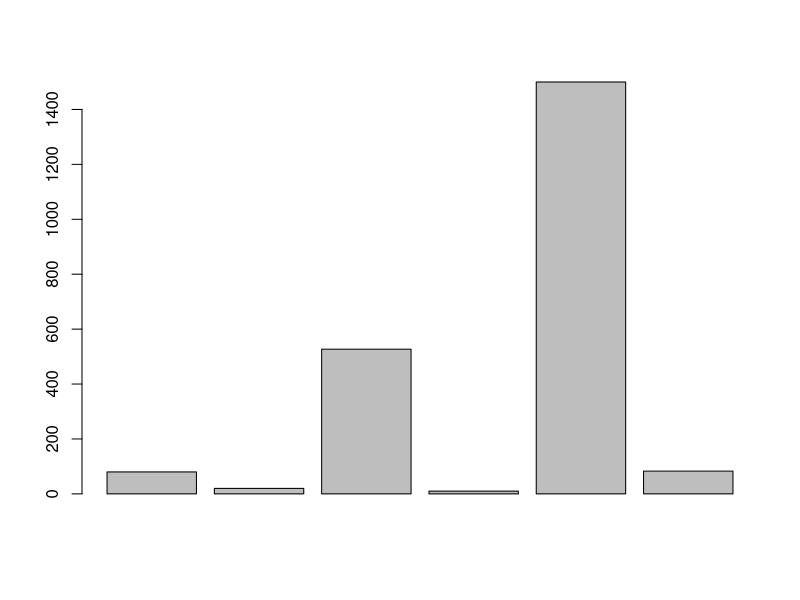
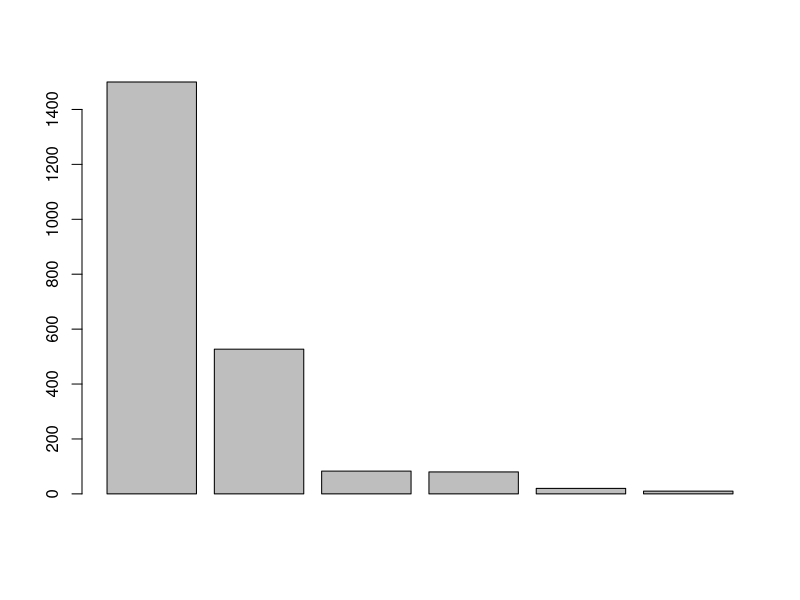

Reproduce these figures in R, in order.
## ---- chunk 1
knitr::opts_chunk$set(echo = TRUE)
## ---- chunk 2
80 + 20 + 527 + 10 + 1500 + 83
phone <- 80
phone
## ---- chunk 3
transportation <- 20
groceries <- 527
gym <- 10
rent <- 1500
other <- 83
# variables
total <- sum(transportation, groceries, gym, rent, other, phone)
total
#total expenses
semester <- total * 5
semester
#semester expenses
year <- semester * 2
year
#year expenses
## ---- chunk 4
expenses <- c(phone, transportation, groceries, gym, rent, other)
expenses
barplot(expenses)
decreasing <-  sort(expenses, decreasing = TRUE)
barplot(decreasing)
